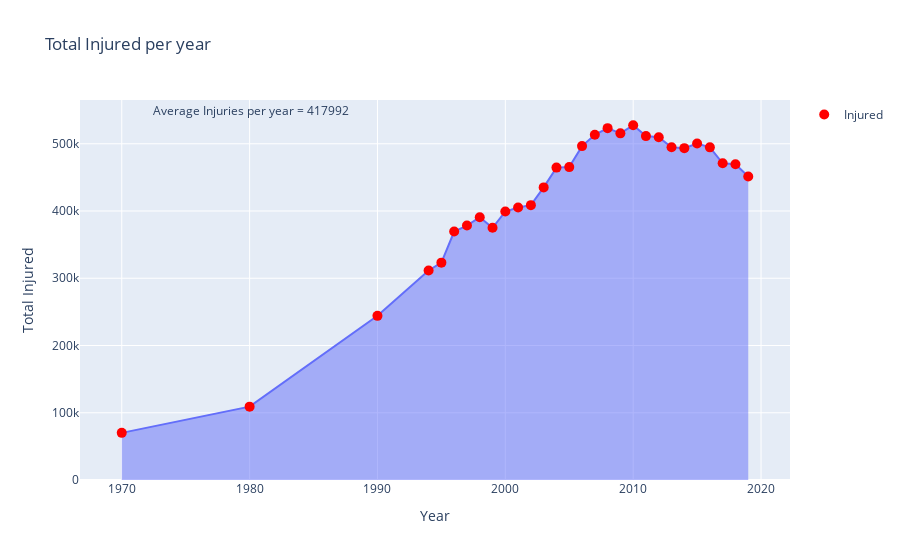

The notebook cell this image was saved under:
### Code cell
# injuries per year
fig = px.area(accident_data, x='Year', y='Total Injured', title='Total Injured per year')
fig.add_scatter(x=accident_data['Year'], y=accident_data['Total Injured'], mode='markers', name='Injured', marker=dict(color='red', size=10))
mean_accidents = accident_data['Total Injured'].mean()
fig.add_annotation(xref='paper', yref='paper', x=0.1, y=1, text=f"Average Injuries per year = {mean_accidents:.0f}",showarrow=False)
fig.show()

### Figure 1 — Plotly figure (JSON) as saved in the notebook; plotly's stock layout.template omitted (floating-point values rounded to 4 significant figures)
{"data": [{"fillpattern": {"shape": ""}, "hovertemplate": "Year=%{x}<br>Total Injured=%{y}<extra></extra>", "legendgroup": "", "line": {"color": "#636efa"}, "marker": {"symbol": "circle"}, "mode": "lines", "name": "", "orientation": "v", "showlegend": false, "stackgroup": "1", "type": "scatter", "x": [1970, 1980, 1990, 1994, 1995, 1996, 1997, 1998, 1999, 2000, 2001, 2002, 2003, 2004, 2005, 2006, 2007, 2008, 2009, 2010, 2011, 2012, 2013, 2014, 2015, 2016, 2017, 2018, 2019], "xaxis": "x", "y": [70100, 109100, 244100, 311500, 323200, 369502, 378361, 390674, 375051, 399265, 405216, 408711, 435122, 464521, 465282, 496481, 513340, 523193, 515458, 527512, 511394, 509667, 494893, 493474, 500279, 494624, 470975, 469418, 451361], "yaxis": "y"}, {"marker": {"color": "red", "size": 10}, "mode": "markers", "name": "Injured", "type": "scatter", "x": [1970, 1980, 1990, 1994, 1995, 1996, 1997, 1998, 1999, 2000, 2001, 2002, 2003, 2004, 2005, 2006, 2007, 2008, 2009, 2010, 2011, 2012, 2013, 2014, 2015, 2016, 2017, 2018, 2019], "y": [70100, 109100, 244100, 311500, 323200, 369502, 378361, 390674, 375051, 399265, 405216, 408711, 435122, 464521, 465282, 496481, 513340, 523193, 515458, 527512, 511394, 509667, 494893, 493474, 500279, 494624, 470975, 469418, 451361]}], "layout": {"annotations": [{"showarrow": false, "text": "Average Injuries per year = 417992", "x": 0.1, "xref": "paper", "y": 1, "yref": "paper"}], "legend": {"tracegroupgap": 0}, "title": {"text": "Total Injured per year"}, "xaxis": {"anchor": "y", "domain": [0, 1], "title": {"text": "Year"}}, "yaxis": {"anchor": "x", "domain": [0, 1], "title": {"text": "Total Injured"}}}}
